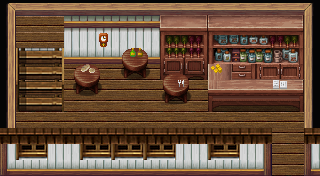

This game map was drawn from its Tiled (.tmx) file and the tilesets committed beside it. A one-line description and the full map source follow:
An orthogonal 20x11 tile map with 16x16 px tiles, 4 tile layers (Livello tile 1, Livello tile 2, Livello tile 3, Livello tile 4), 7 tilesets and 11 objects.

<map version="1.10" tiledversion="1.10.2" orientation="orthogonal" renderorder="right-down" width="20" height="11" tilewidth="16" tileheight="16" infinite="0" nextlayerid="6" nextobjectid="13">
 <tileset firstgid="1" name="tilea4" tilewidth="16" tileheight="16" tilecount="960" columns="32">
  <image source="../../Tileset/Pinterest/Tileset_Completo_Case_e_Esterni/tilea4.png" width="512" height="480" />
 </tileset>
 <tileset firstgid="961" name="c20ef0745c80ecd86be5912fb0165ea9" tilewidth="16" tileheight="16" tilecount="2304" columns="48">
  <image source="../../Tileset/Pinterest/Prefabbricati/c20ef0745c80ecd86be5912fb0165ea9.png" width="768" height="768" />
 </tileset>
 <tileset firstgid="3265" name="rmmv_furniture___rtp_edits_by_starbirdresources_dboquop" tilewidth="16" tileheight="16" tilecount="2304" columns="48">
  <image source="../../Tileset/Pinterest/Interni/rmmv_furniture___rtp_edits_by_starbirdresources_dboquop.png" width="768" height="768" />
 </tileset>
 <tileset firstgid="5569" name="[Base]BaseChip_pipo" tilewidth="16" tileheight="16" tilecount="1992" columns="8">
  <image source="../../Tileset/Pipoya_RPG_Tileset_16x16/[Base]BaseChip_pipo.png" width="128" height="3984" />
 </tileset>
 <tileset firstgid="7561" name="interiors" tilewidth="16" tileheight="16" tilecount="4096" columns="64">
  <image source="../../Tileset/Houses_and_Interiors/interiors.png" width="1024" height="1024" />
 </tileset>
 <tileset firstgid="11657" name="tiled" tilewidth="16" tileheight="16" tilecount="1024" columns="32">
  <image source="../../Tileset/Pinterest/Tileset_Completo_Case_e_Esterni/tiled.png" width="512" height="512" />
 </tileset>
 <tileset firstgid="12681" name="furniture" tilewidth="16" tileheight="16" tilecount="1024" columns="64">
  <image source="../../Tileset/Houses_and_Interiors/furniture.png" width="1024" height="256" />
 </tileset>
 <layer id="1" name="Livello tile 1" width="20" height="11">
  <data encoding="csv">
364,490,491,490,491,490,491,490,491,490,491,490,491,490,491,490,491,490,491,363,
428,522,523,522,523,522,523,522,523,522,523,522,523,522,523,522,523,522,523,425,
460,586,587,586,587,586,587,586,587,586,587,586,587,586,587,586,587,586,587,457,
428,618,619,618,619,618,619,618,619,618,619,618,619,618,619,618,619,618,619,425,
460,550,551,550,551,550,551,550,551,550,551,550,551,550,551,550,551,550,551,457,
428,582,583,582,583,582,583,582,583,582,583,582,583,582,583,582,583,582,583,425,
460,550,551,550,551,550,551,550,551,550,551,550,551,550,551,550,551,550,551,457,
428,582,583,582,583,582,583,582,583,582,583,582,583,582,583,582,583,582,583,425,
553,1381,1382,554,555,1381,1382,1381,1382,1381,1382,554,555,1381,1382,555,556,550,551,553,
585,1429,1430,587,586,1429,1430,1429,1430,1429,1430,587,586,1429,1430,586,588,582,583,585,
617,618,618,619,618,618,619,618,619,618,619,618,619,618,619,619,620,550,551,617
</data>
 </layer>
 <layer id="2" name="Livello tile 2" width="20" height="11">
  <data encoding="csv">
0,0,0,0,0,0,0,0,0,0,3760,3764,3765,3760,3761,3762,3763,3764,3765,0,
0,582,582,582,0,0,0,0,0,0,3376,3377,3378,3808,3809,3810,3811,3812,3813,0,
0,582,582,582,0,0,0,0,0,0,3688,3689,3690,0,0,0,0,0,0,0,
0,1624,1625,1626,0,0,0,0,0,0,3784,3785,3786,3964,3965,3974,3974,3686,3687,0,
0,1624,1625,1626,0,0,0,0,0,0,3832,3833,3834,3673,3674,3675,3676,3677,3678,0,
0,1768,1769,1770,0,0,0,0,0,0,0,0,0,0,0,0,0,0,0,0,
0,1816,1817,1818,0,0,0,0,0,0,0,0,0,0,0,0,0,0,0,0,
0,0,0,0,0,0,0,0,0,0,0,0,0,0,0,0,0,0,0,0,
1333,1334,1335,1336,1333,1334,1335,1336,1337,1338,1333,1334,1335,1336,1337,1338,1337,0,0,1338,
0,0,0,0,0,0,0,0,0,0,0,0,0,0,0,0,0,0,0,0,
0,0,0,0,0,0,0,0,0,0,0,0,0,0,0,0,0,0,0,0
</data>
 </layer>
 <layer id="3" name="Livello tile 3" width="20" height="11">
  <data encoding="csv">
0,0,0,0,0,0,0,0,0,0,0,0,0,0,0,0,0,0,0,0,
0,0,0,0,0,0,0,0,0,0,0,0,0,0,0,0,0,0,0,0,
0,0,0,0,0,0,0,0,0,0,0,0,0,3691,3692,3693,3694,3695,3696,0,
0,0,0,0,0,0,0,4609,4610,4611,0,0,0,0,0,0,0,0,0,0,
0,0,0,0,4609,4610,4611,4657,4658,4659,4425,4426,0,3445,4187,4187,4187,4187,4187,0,
0,0,0,0,4657,4658,4659,0,0,0,4473,4474,0,3541,3542,3543,3544,3545,3546,0,
0,0,0,0,0,0,0,0,0,0,4521,4522,0,4111,4112,4113,4114,4115,4116,0,
0,0,0,0,0,0,0,0,0,0,0,0,0,0,0,0,0,0,0,0,
0,0,0,0,0,0,0,0,0,0,0,0,0,0,0,0,0,0,0,0,
0,0,0,0,0,0,0,0,0,0,0,0,0,0,0,0,0,0,0,0,
0,0,0,0,0,0,0,0,0,0,0,0,0,0,0,0,0,0,0,0
</data>
 </layer>
 <layer id="4" name="Livello tile 4" width="20" height="11">
  <data encoding="csv">
0,0,0,0,0,0,0,0,0,0,0,0,0,0,0,0,0,0,0,0,
0,0,0,0,0,0,0,0,0,0,0,0,0,0,0,0,0,0,0,0,
0,0,0,0,0,0,6379,0,0,0,0,0,0,0,0,0,0,0,0,0,
0,0,0,0,0,0,0,0,6541,0,0,0,0,0,0,0,0,0,0,0,
0,0,0,0,0,6551,0,0,0,0,0,0,0,6563,3446,0,0,0,0,0,
0,0,0,0,0,0,0,0,0,0,0,6537,0,0,0,0,0,6547,0,0,
0,0,0,0,0,0,0,0,0,0,0,0,0,0,0,0,0,0,0,0,
0,0,0,0,0,0,0,0,0,0,0,0,0,0,0,0,0,0,0,0,
0,0,0,0,0,0,0,0,0,0,0,0,0,0,0,0,0,0,0,0,
0,0,0,0,0,0,0,0,0,0,0,0,0,0,0,0,0,0,0,0,
0,0,0,0,0,0,0,0,0,0,0,0,0,0,0,0,0,0,0,0
</data>
 </layer>
 <objectgroup id="5" name="Livello di oggetti 1" visible="0">
  <object id="1" x="304" y="74" width="9.33333" height="101" />
  <object id="2" x="-2.84217e-14" y="124.5" width="268.167" height="50.5" />
  <object id="3" x="0.666667" y="0.333333" width="14" height="110" />
  <object id="4" x="15.3333" y="-0.333333" width="48.3333" height="15.3333" />
  <object id="5" x="64.3333" y="13" width="95.3333" height="36" />
  <object id="6" x="206.333" y="61" width="96.6667" height="31.6667" />
  <object id="7" x="156.333" y="13" width="51.3333" height="48" />
  <object id="8" x="163" y="70.6667" width="24" height="11.6667" />
  <object id="9" x="122" y="48.3333" width="24.6667" height="9" />
  <object id="10" x="67.1667" y="51.8333" width="26.3333" height="27" />
  <object id="11" x="60" y="15.3333" width="5.66667" height="63.3333" />
 </objectgroup>
</map>
